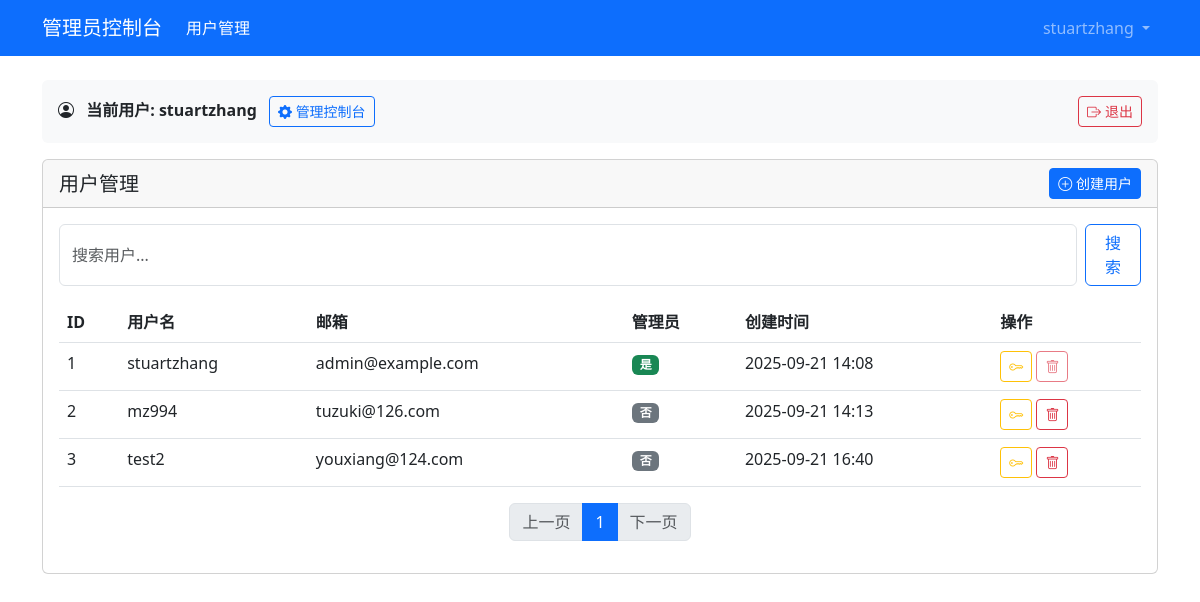
The app's page /admin/dashboard (signed in), older data.
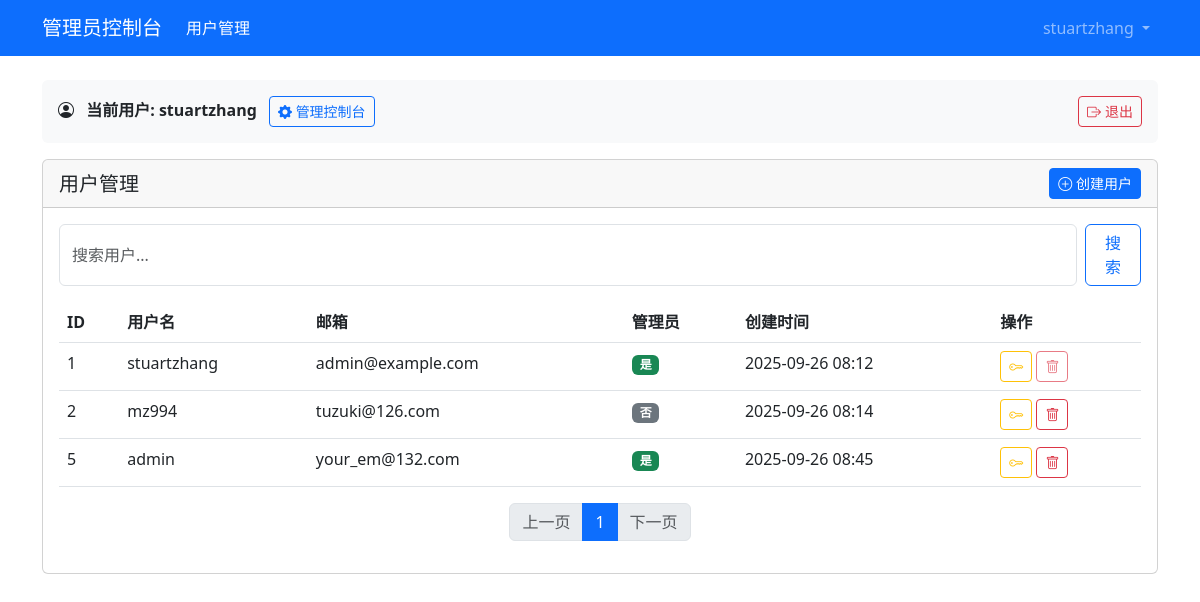
The same page, newer data.
### models/user.py (models this page shows, shortened)
class User(db.Model, UserMixin):
    __tablename__ = 'users'
    id = db.Column(db.Integer, primary_key=True)
    username = db.Column(db.String(64), unique=True, index=True)
    email = db.Column(db.String(120), unique=True, index=True)
    password_hash = db.Column(db.String(128))
    is_admin = db.Column(db.Boolean, default=False)
    created_at = db.Column(db.DateTime, default=datetime.utcnow)
    tasks = db.relationship('Task', backref='user', lazy='dynamic')
    issues = db.relationship('Issue', backref='user', lazy='dynamic')
    workflows = db.relationship('Workflow', backref='user', lazy='dynamic')
    @property
    def password(self):
        raise AttributeError('密码不是可读属性')

### routes/auth_routes.py (the view)
@auth_bp.route('/admin/dashboard')
@login_required
@admin_required
def admin_dashboard():
    search = request.args.get('search', '')
    page = request.args.get('page', 1, type=int)
    per_page = 10  # 每页显示的用户数量
    if search:
        users_query = User.query.filter(
            (User.username.contains(search)) |
            (User.email.contains(search))
        )
    else:
        users_query = User.query
    pagination = users_query.paginate(page=page, per_page=per_page, error_out=False)
    users = pagination.items
    return render_template('auth/admin_dashboard.html',
                          users=users,
                          pagination=pagination,
                          search=search)

### app.py (called while the page is built)
@login_manager.user_loader
def load_user(user_id):
    from models import User
    return User.query.get(int(user_id))

### routes/auth_routes.py (called while the page is built)
def admin_required(f):
    @wraps(f)
    def decorated_function(*args, **kwargs):
        if not current_user.is_authenticated or not current_user.is_admin:
            flash('您没有权限访问此页面', 'danger')
            return redirect(url_for('auth.login'))
        return f(*args, **kwargs)
    return decorated_function

### templates/auth/admin_dashboard.html (shortened to what this page needs)
{% extends 'base.html' %}
{% block navbar %}
<nav class="navbar navbar-expand-lg navbar-dark bg-primary">
    <div class="container">
        <a class="navbar-brand" href="{{ url_for('auth.admin_dashboard') }}">管理员控制台</a>
        <div class="collapse navbar-collapse" id="navbarNav">
            <ul class="navbar-nav me-auto">
                <li class="nav-item">
                    <a class="nav-link active" href="{{ url_for('auth.admin_dashboard') }}">用户管理</a>
                </li>
            </ul>
            <ul class="navbar-nav">
                <li class="nav-item dropdown">
                    <a class="nav-link dropdown-toggle" href="#" id="userDropdown" role="button" data-bs-toggle="dropdown">
                        {{ current_user.username }}
                    </a>
                </li>
            </ul>
        </div>
    </div>
</nav>
{% endblock %}
{% block content %}
<div class="row">
  <div class="col-md-12">
    <div class="card">
      <div class="card-header d-flex justify-content-between align-items-center">
        <h5 class="card-title mb-0">用户管理</h5>
        <a href="{{ url_for('auth.create_user') }}" class="btn btn-primary btn-sm">
          <i class="bi bi-plus-circle"></i> 创建用户
        </a>
      </div>
      <div class="card-body">
        <div class="mb-3">
          <form method="GET" action="{{ url_for('auth.admin_dashboard') }}" class="d-flex">
            <input type="text" name="search" class="form-control me-2" placeholder="搜索用户..." value="{{ search_query }}">
            <button type="submit" class="btn btn-outline-primary">搜索</button>
          </form>
        </div>
        <div class="table-responsive">
          <table class="table table-hover">
            <thead>
              <tr>
                <th>ID</th>
                <th>用户名</th>
                <th>邮箱</th>
                <th>管理员</th>
                <th>创建时间</th>
                <th>操作</th>
              </tr>
            </thead>
            <tbody>
              {% for user in users %}
              <tr>
                <td>{{ user.id }}</td>
                <td>{{ user.username }}</td>
                <td>{{ user.email }}</td>
                <td>
                  {% if user.is_admin %}
                  <span class="badge bg-success">是</span>
                  {% else %}
                  <span class="badge bg-secondary">否</span>
                  {% endif %}
                </td>
                <td>{{ user.created_at.strftime('%Y-%m-%d %H:%M') }}</td>
                <td>
                  <button class="btn btn-sm btn-outline-warning" data-bs-toggle="modal" data-bs-target="#resetPasswordModal"
                          data-user-id="{{ user.id }}" data-username="{{ user.username }}">
                    <i class="bi bi-key"></i>
                  </button>
                  {% if not user.is_admin or current_user.id != user.id %}
                  <button type="button" class="btn btn-sm btn-outline-danger"
                          data-bs-toggle="modal" data-bs-target="#deleteModal"
                          data-user-id="{{ user.id }}" data-username="{{ user.username }}">
                    <i class="bi bi-trash"></i>
                  </button>
                  {% else %}
                  <button class="btn btn-sm btn-outline-danger" disabled title="不能删除当前登录的管理员账号">
                    <i class="bi bi-trash"></i>
                  </button>
                  {% endif %}
                </td>
              </tr>
              {% endfor %}
            </tbody>
          </table>
        </div>
        <nav>
          <ul class="pagination justify-content-center">
            {% if pagination.has_prev %}
            <li class="page-item">
              <a class="page-link" href="{{ url_for('auth.admin_dashboard', page=pagination.prev_num, search=search_query) }}">上一页</a>
            </li>
            {% else %}
            <li class="page-item disabled">
              <span class="page-link">上一页</span>
            </li>
            {% endif %}
            {% for page in pagination.iter_pages() %}
              {% if page %}
                {% if page != pagination.page %}
                <li class="page-item">
                  <a class="page-link" href="{{ url_for('auth.admin_dashboard', page=page, search=search_query) }}">{{ page }}</a>
                </li>
                {% else %}
                <li class="page-item active">
                  <span class="page-link">{{ page }}</span>
                </li>
                {% endif %}
              {% else %}
                <li class="page-item disabled">
                  <span class="page-link">...</span>
                </li>
              {% endif %}
            {% endfor %}
            {% if pagination.has_next %}
            <li class="page-item">
              <a class="page-link" href="{{ url_for('auth.admin_dashboard', page=pagination.next_num, search=search_query) }}">下一页</a>
            </li>
            {% else %}
            <li class="page-item disabled">
              <span class="page-link">下一页</span>
            </li>
            {% endif %}
          </ul>
        </nav>
      </div>
    </div>
  </div>
</div>
{% endblock %}

### templates/base.html (shortened to what this page needs)
<!DOCTYPE html>
<html lang="zh-CN">
<head>
    <link rel="stylesheet" href="https://cdn.jsdelivr.net/npm/bootstrap@5.3.0/dist/css/bootstrap.min.css">
    <link rel="stylesheet" href="https://cdn.jsdelivr.net/npm/bootstrap-icons@1.10.0/font/bootstrap-icons.css">
</head>
<body>
    {% block navbar %}{% endblock %}
    <div class="container mt-4">
        {% if current_user.is_authenticated %}
        <div class="user-info-area bg-light p-3 mb-3 rounded d-flex justify-content-between align-items-center">
            <div>
                <i class="bi bi-person-circle me-2"></i>
                <span class="fw-bold">当前用户: {{ current_user.username }}</span>
                {% if current_user.is_admin %}
                <a href="{{ url_for('auth.admin_dashboard') }}" class="btn btn-outline-primary btn-sm ms-2">
                  <i class="bi bi-gear-fill"></i> 管理控制台
                </a>
                {% endif %}
            </div>
            <a href="{{ url_for('auth.logout') }}" class="btn btn-outline-danger btn-sm">
                <i class="bi bi-box-arrow-right me-1"></i>退出
            </a>
        </div>
        {% endif %}
        {% block content %}{% endblock %}
    </div>
</body>
</html>

Row changes from the older to the newer data that the page shows:
removed User: id "3", username "test2", email "youxiang@124.com", is_admin "否", created_at "2025-09-21 16:40"
changed User "stuartzhang": created_at "2025-09-21 14:08" → "2025-09-26 08:12"
changed User "mz994": created_at "2025-09-21 14:13" → "2025-09-26 08:14"
added User: id "5", username "admin", email "your_em@132.com", is_admin "是", created_at "2025-09-26 08:45"
